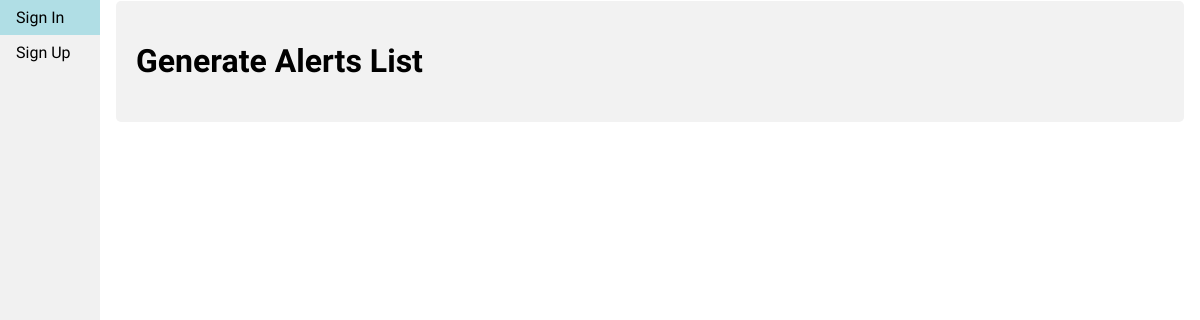
Before: /generateAlertsList with the older database file.
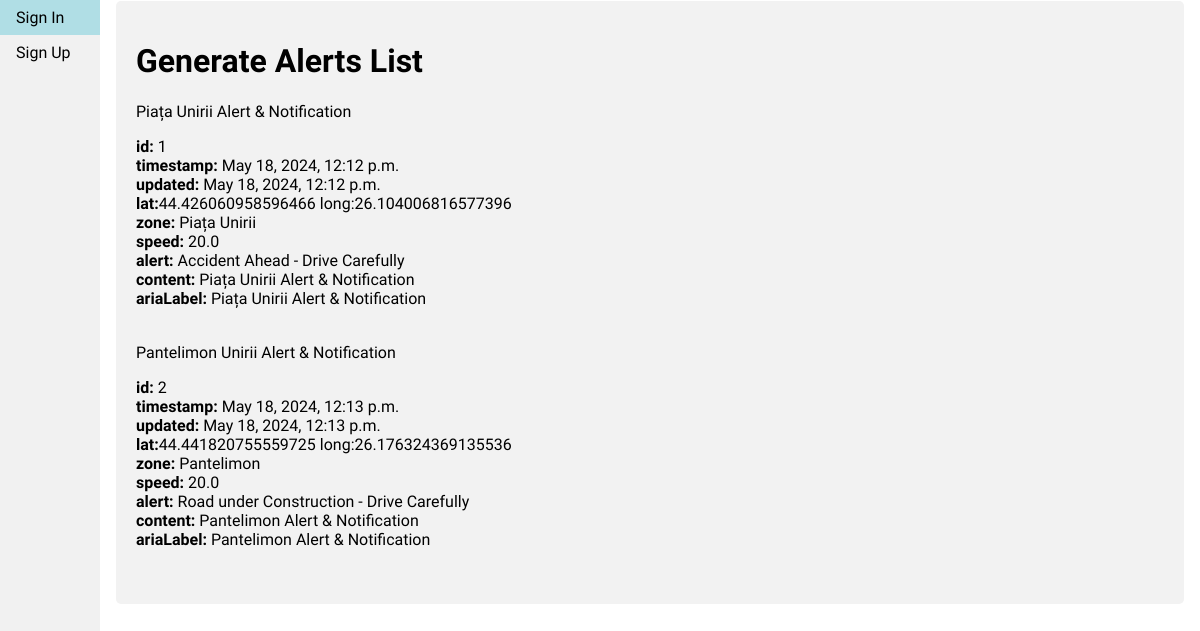
After: the same page with the newer database file.
### users_tutorial/models.py (models this page shows, shortened)
class GenerateAlert(models.Model):
	timestamp = models.DateTimeField(auto_now_add=True)
	updated = models.DateTimeField(auto_now=True)
	lat = models.FloatField()
	lng = models.FloatField()
	zone = models.CharField(max_length=100)
	speed = models.FloatField()
	alert = models.CharField(max_length=100)
	content = models.CharField(max_length=300)
	ariaLabel = models.CharField(max_length=100)
	title = models.CharField(max_length=100)

### users_tutorial/views.py (the view)
# urls.py: path('generateAlertsList', views.generateAlertsList, name="generateAlertsList"),
def generateAlertsList(request):
	generate_alerts_list = GenerateAlert.objects.all()
	return render(request, 'lists/generate_alerts_list.html', {'generate_alerts_list': generate_alerts_list})

### templates/lists/generate_alerts_list.html (shortened to what this page needs)
{% extends 'base.html' %}
{% load static %}
{% block content %}
    <div class='container'>
        <h1>Generate Alerts List</h1>
        {% for alert in generate_alerts_list %}
            <div class="card">
                <div class="card-header"> {{ alert.title }} </div>
                <div class="card-body">
                    <p class="card-text">
                        <strong>id:</strong> {{ alert.id }}</br>
                        <strong>timestamp:</strong> {{ alert.timestamp }}</br>
                        <strong>updated:</strong> {{ alert.updated }}</br>
                        <strong>lat:</strong>{{ alert.lat }} long:{{ alert.lng }}</br>
                        <strong>zone:</strong> {{ alert.zone }}</br>
                        <strong>speed:</strong> {{ alert.speed }}</br>
                        <strong>alert:</strong> {{ alert.alert }}</br>
                        <strong>content:</strong> {{ alert.content }}</br>
                        <strong>ariaLabel:</strong> {{ alert.ariaLabel }}</br>
                    </p>
                </div>
            </div>
        {% endfor %}
    </div>
{% endblock %}

Changed rows visible on the page:
added GenerateAlert: title "Piața Unirii Alert & Notification", id "1", timestamp "May 18, 2024, 12:12 p.m.", updated "May 18, 2024, 12:12 p.m.", lat "44.426060958596466", lng "26.104006816577396", zone "Piața Unirii", speed "20.0", alert "Accident Ahead - Drive Carefully", content "Piața Unirii Alert & Notification", ariaLabel "Piața Unirii Alert & Notification"
added GenerateAlert: title "Pantelimon Unirii Alert & Notification", id "2", timestamp "May 18, 2024, 12:13 p.m.", updated "May 18, 2024, 12:13 p.m.", lat "44.441820755559725", lng "26.176324369135536", zone "Pantelimon", speed "20.0", alert "Road under Construction - Drive Carefully", content "Pantelimon Alert & Notification", ariaLabel "Pantelimon Alert & Notification"
